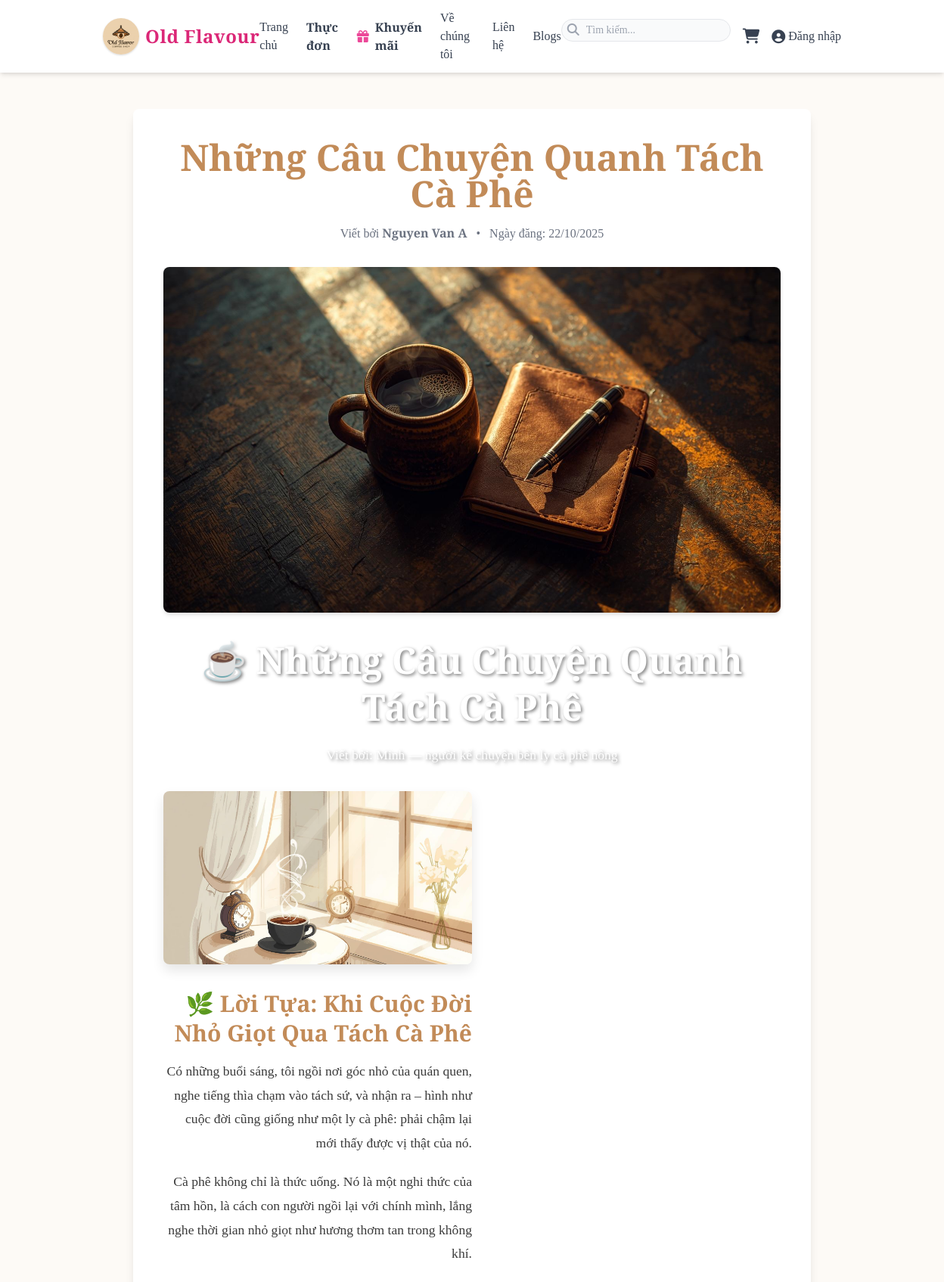
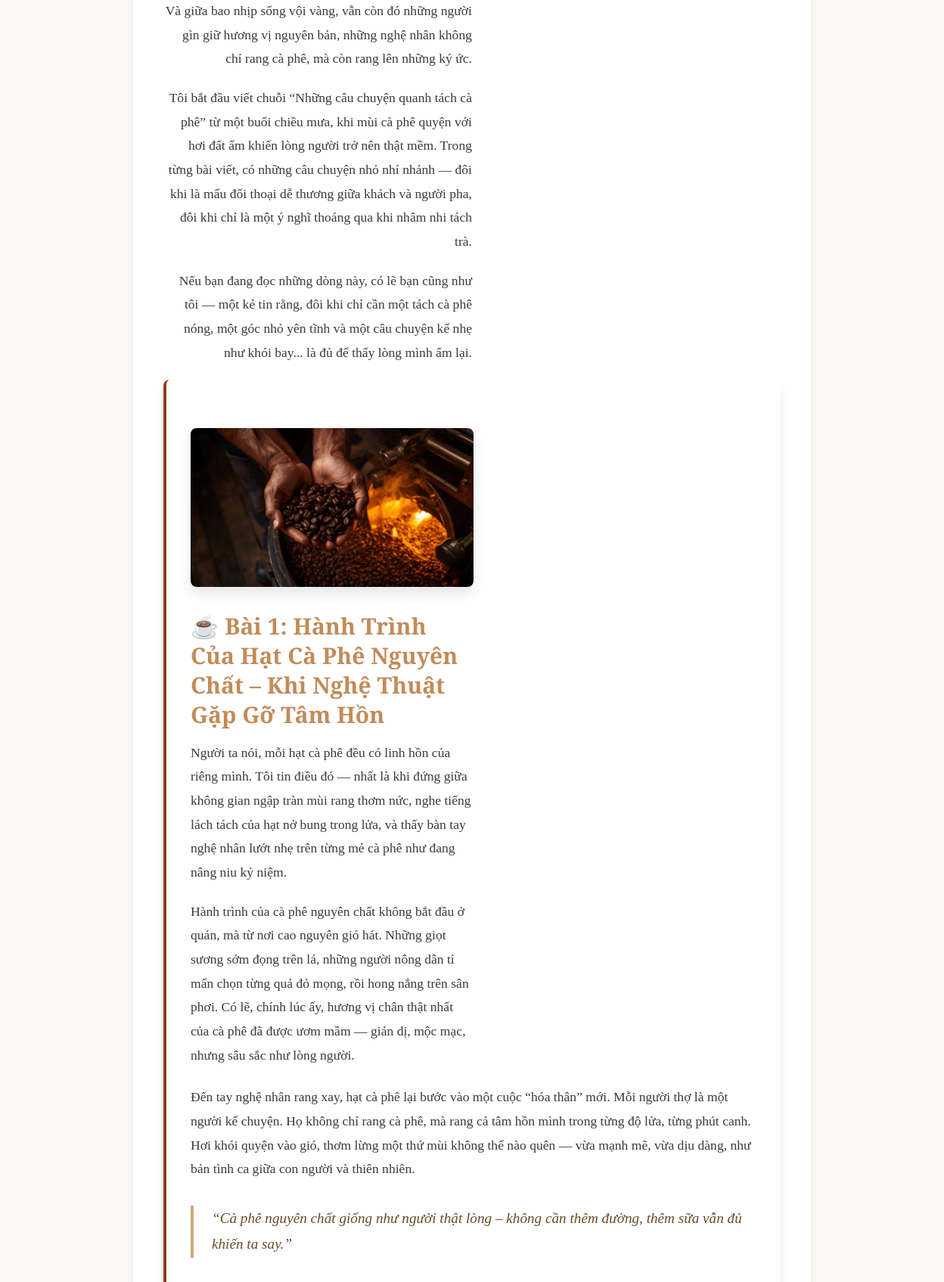
/pages/blogs/detail.php?slug=nhung-cau-chuyen-quanh-tach-ca-phe (upper part), run on the app's committed database (2 pictures, top to bottom).
### tables this page shows
CREATE TABLE blogs (
    blog_id INT AUTO_INCREMENT PRIMARY KEY,
    user_id INT NOT NULL,
    title VARCHAR(255) NOT NULL,
    content LONGTEXT NOT NULL,
    cover_image VARCHAR(255) NULL,
    slug VARCHAR(255) NOT NULL UNIQUE,
    status ENUM('pending', 'approved', 'rejected') DEFAULT 'pending',
    created_at TIMESTAMP DEFAULT CURRENT_TIMESTAMP,
    updated_at TIMESTAMP DEFAULT CURRENT_TIMESTAMP ON UPDATE CURRENT_TIMESTAMP,
    FOREIGN KEY (user_id) REFERENCES users(user_id) ON DELETE CASCADE
);

CREATE TABLE users (
    user_id INT AUTO_INCREMENT PRIMARY KEY,
    username VARCHAR(50) NOT NULL UNIQUE,
    password VARCHAR(255) NOT NULL,
    email VARCHAR(100) NOT NULL UNIQUE,
    full_name VARCHAR(100),
    phone VARCHAR(20),
    avatar_image VARCHAR(255), 
    address VARCHAR(255),
    role ENUM('customer', 'admin') DEFAULT 'customer',
    created_at TIMESTAMP DEFAULT CURRENT_TIMESTAMP
);

### config.php (called while the page is built, shortened)
<?php
$protocol = (!empty($_SERVER['HTTPS']) && $_SERVER['HTTPS'] !== 'off'
             || $_SERVER['SERVER_PORT'] == 443) ? "https://" : "http://";
$host = $_SERVER['HTTP_HOST'];
$port = $_SERVER['SERVER_PORT'];
$addLink="";
$project_folder = basename(dirname(__FILE__));
$port_part = ($port != 80 && $port != 443) ? ":$port" : "";
$base_url = $protocol . $host . $port_part . $addLink . "/" . $project_folder;
?>

### pages/blogs/detail.php (the view, shortened to what this page needs)
<?php
include_once __DIR__ . '/../../includes/header.php';
include_once __DIR__ . '/../../database/db_connection.php';
$slug = $_GET['slug'];
$blog = null;
$sql = "SELECT b.*, u.full_name
        FROM blogs b
        JOIN users u ON b.user_id = u.user_id
        WHERE b.slug = ? AND b.status = 'approved'
        LIMIT 1";
$stmt = $conn->prepare($sql);
$stmt->bind_param("s", $slug);
$stmt->execute();
$result = $stmt->get_result();
if ($result && $result->num_rows > 0) {
    $blog = $result->fetch_assoc();
} else {
    http_response_code(404);
}
?>
<!DOCTYPE html>
<html lang="vi">
<head>
    <link href="https://cdn.jsdelivr.net/npm/tailwindcss@2.2.19/dist/tailwind.min.css" rel="stylesheet">
    <link rel="stylesheet" href="https://cdnjs.cloudflare.com/ajax/libs/font-awesome/6.4.0/css/all.min.css">
</head>
<body>
    <main class="container mx-auto px-4 py-12">
        <?php if ($blog) : ?>
            <article class="max-w-4xl mx-auto bg-white p-6 sm:p-10 rounded-lg shadow-lg">
                <h1 class="blog-title text-4xl md:text-5xl font-bold text-center mb-4"><?php echo htmlspecialchars($blog['title']); ?></h1>
                <div class="text-center text-gray-500 mb-8">
                    <span>Viết bởi <strong><?php echo htmlspecialchars($blog['full_name']); ?></strong></span>
                    <span class="mx-2">•</span>
                    <span>Ngày đăng: <?php echo date('d/m/Y', strtotime($blog['created_at'])); ?></span>
                </div>
                <?php if ($blog['cover_image']) : ?>
                    <img src="<?php echo $base_url . '/' . htmlspecialchars($blog['cover_image']); ?>" alt="<?php echo htmlspecialchars($blog['title']); ?>" class="w-full h-auto object-cover rounded-lg mb-8 shadow-md">
                <?php endif; ?>
                <div class="blog-content">
                    <?php echo $blog['content'];  ?>
                </div>
            </article>
        <?php endif; ?>
    </main>
</body>
</html>

### includes/header.php (shortened to what this page needs)
<?php
include_once __DIR__ . "/../config.php";
?>
<header class="bg-white shadow-md sticky top-0 z-50">
    <div class="container mx-auto flex items-center justify-between py-3 px-6">
        <div class="flex items-center gap-2">
            <img src="<?php echo $base_url; ?>/Photos/banner.jpg" alt="Logo" class="h-12 w-12 object-cover rounded-full shadow" />
            <span class="text-2xl font-bold text-pink-600 tracking-wide select-none"><a href="<?php echo $base_url; ?>/index.php">Old Flavour</a></span>
        </div>
        <nav class="flex-1 flex justify-center">
            <ul class="flex items-center gap-6">
                <li><a href="<?php echo $base_url; ?>/index.php" class="text-gray-700 hover:text-pink-600 font-medium transition">Trang chủ</a></li>
                <li><a href="<?php echo $base_url; ?>/menus/menus.php" class="text-gray-700 hover:text-pink-600 font-bold transition flex items-center gap-2">Thực đơn</a></li>
                <li><a href="<?php echo $base_url; ?>/pages/promotion.php" class="relative text-gray-700 hover:text-pink-600 font-bold transition flex items-center gap-2"><i class="fa fa-gift text-pink-500"></i> Khuyến mãi</a></li>
                <li><a href="<?php echo $base_url; ?>/pages/aboutUs.php" class="text-gray-700 hover:text-pink-600 font-medium transition">Về chúng tôi</a></li>
                <li><a href="<?php echo $base_url; ?>/pages/contactUS.php" class="text-gray-700 hover:text-pink-600 font-medium transition">Liên hệ</a></li>
                <li><a href="<?php echo $base_url; ?>/pages/blogs/index.php" class="text-gray-700 hover:text-pink-600 font-medium transition">Blogs</a></li>
            </ul>
        </nav>
        <div class="flex items-center gap-4">
            <form action="#" method="get" class="relative hidden md:block" autocomplete="off" id="searchForm">
                <input type="text" name="search" id="searchInput" placeholder="Tìm kiếm..." class="border rounded-full px-3 py-1 pl-8 focus:outline-none focus:ring-2 focus:ring-pink-200 text-sm bg-gray-50" />
                <span class="absolute left-2 top-1.5 text-gray-400"><i class="fa fa-search"></i></span>
            </form>
            <a href="<?php echo $base_url; ?>/customer/cart/index.php" class="relative text-gray-700 hover:text-pink-600 text-xl transition">
                <i class="fa fa-shopping-cart"></i>
            </a>
            <?php if (isset($_SESSION['user_id'])): ?>
                <div class="relative group">
                    <a href="<?php echo $base_url; ?>/customer/account.php" class="text-gray-700 hover:text-pink-600 font-medium transition flex items-center gap-1">
                        <i class="fa fa-user-circle text-lg"></i>
                        <span>Tài khoản</span>
                    </a>
                    <div class="absolute right-0 mt-2 w-48 bg-white border rounded shadow-lg opacity-0 group-hover:opacity-100 transition-opacity duration-200 z-50">
                        <a href="<?php echo $base_url; ?>/customer/account.php?page=profile" class="block px-4 py-2 text-gray-700 hover:bg-pink-50">Thông tin tài khoản</a>
                        <a href="<?php echo $base_url; ?>/customer/account.php?page=orders" class="block px-4 py-2 text-gray-700 hover:bg-pink-50">Đơn hàng</a>
                        <a href="<?php echo $base_url; ?>/customer/account.php?page=settings" class="block px-4 py-2 text-gray-700 hover:bg-pink-50">Cài đặt tài khoản</a>
                        <a href="<?php echo $base_url; ?>/customer/logout.php" class="block px-4 py-2 text-gray-700 hover:bg-pink-50">Đăng xuất</a>
                    </div>
                </div>
            <?php else: ?>
                <a href="<?php echo $base_url; ?>/login/index.php" class="text-gray-700 hover:text-pink-600 font-medium transition flex items-center gap-1">
                    <i class="fa fa-user-circle text-lg"></i>
                    <span>Đăng nhập</span>
                </a>
            <?php endif; ?>
        </div>
    </div>
</header>

### pages/blogs/detail.php (style rules this page uses)
body { font-family: 'Merriweather', serif; background-color: #fdfaf6; color: #3a3a3a; }
.blog-title { font-family: 'Playfair Display', serif; color: #C28B58; }
.blog-content { line-height: 1.8; font-size: 1.1rem; }
.blog-content h1, .blog-content h2, .blog-content h3 { font-family: 'Playfair Display', serif; color: #C28B58; margin-top: 2rem; margin-bottom: 1rem; line-height: 1.3; }
.blog-content p { margin-bottom: 1.25rem; }
.blog-content img { max-width: 100%; height: auto; border-radius: 8px; margin: 2rem auto; display: block; box-shadow: 0 8px 16px rgba(0, 0, 0, 0.1); }
.blog-content blockquote { border-left: 4px solid #d4a574; padding-left: 1.5rem; margin: 2rem 0; font-style: italic; color: #6b4a28; font-size: 1.2rem; }

### data on the page
blogs: title "Những Câu Chuyện Quanh Tách Cà Phê", user.full_name "Nguyen Van A", created_at "22/10/2025", cover_image (picture), content "☕ Những Câu Chuyện Quanh Tách Cà Phê Viết bởi: Minh — người kể chuyện bên ly cà phê nồng 🌿 Lời Tựa: Khi Cuộc Đời Nhỏ Giọt Qua Tách Cà Phê Có những buổi sáng, tôi ngồi nơi góc nhỏ của quán quen, nghe tiếng thìa chạm vào tách sứ, và nhận ra – hình như cuộc đời cũng giống như một ly cà phê: phải chậm lại mới thấy được vị thật của nó. Cà phê không chỉ là thức uống. Nó là một nghi thức của tâm hồn, là cách con người ngồi lại với chính mình, lắng nghe thời gian nhỏ giọt như hương thơm tan trong không khí. Và giữa bao nhịp sống vội vàng, vẫn còn đó những người gìn giữ hương vị nguyên bản, những nghệ nhân không chỉ rang cà phê, mà còn rang lên những ký ức. Tôi bắt đầu viết chuỗi “Những câu chuyện…", content (picture)
